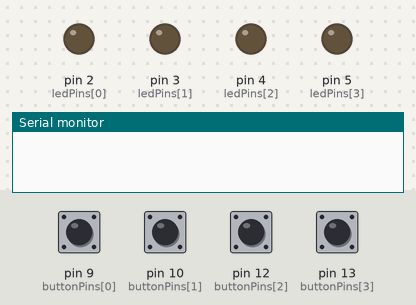
Simulated run of this sketch. Board: Arduino Uno, built with avr-gcc and run on an emulated ATmega328P. On the bench: output pins drawn as LEDs (lit = HIGH), the last lines printed to the serial monitor. Dashed ring = blinking. The inputs (shaded band) are chosen by the test bench; at power-on: pin 9 (buttonPins[0]), pin 10 (buttonPins[1]), pin 12 (buttonPins[2]), pin 13 (buttonPins[3]) LOW. Random numbers use the default seed unless the sketch sets one.

Above: at 1.6 s.
1.7 s: pin 9 (buttonPins[0]) pulled HIGH for 0.15 s
At 1.85 s:
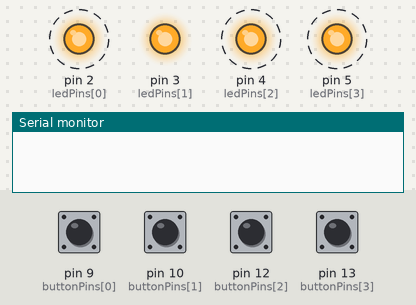
4.7 s: pin 10 (buttonPins[1]) pulled HIGH for 0.15 s
At 5.3 s:
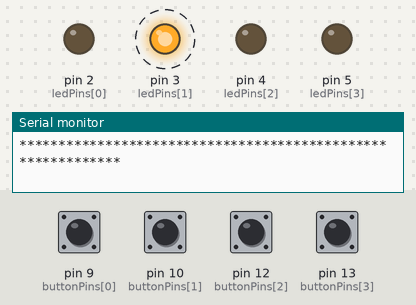
7.3 s: pin 12 (buttonPins[2]) pulled HIGH for 0.15 s
At 7.45 s:
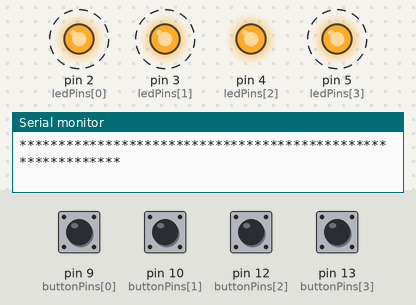
Timing chart, 0 to 10.3 s (numbered marks = the images above; inputs shaded):
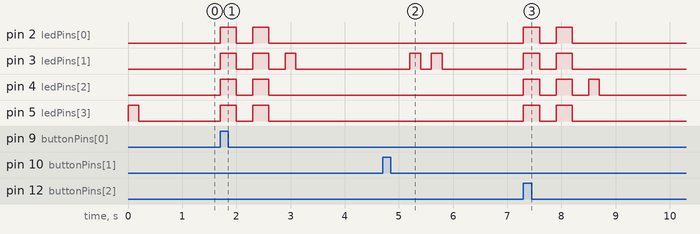

Measured:
- after the input at 1.7 s, pin 2 (ledPins[0]), pin 4 (ledPins[2]), pin 5 (ledPins[3]): alternates HIGH for 0.30 s and LOW for 0.30 s, 4 changes in all, then stays LOW, starting at once; pin 3 (ledPins[1]): goes HIGH 0.30 s, LOW 0.30 s, HIGH 0.30 s, LOW 0.30 s, HIGH 0.20 s, then LOW, starting at once
- after the input at 4.7 s, pin 3 (ledPins[1]): alternates HIGH for 0.20 s and LOW for 0.20 s, 4 changes in all, then stays LOW, starting after 0.50 s
- after the input at 7.3 s, pin 2 (ledPins[0]), pin 3 (ledPins[1]), pin 5 (ledPins[3]): alternates HIGH for 0.30 s and LOW for 0.30 s, 4 changes in all, then stays LOW, starting at once; pin 4 (ledPins[2]): goes HIGH 0.30 s, LOW 0.30 s, HIGH 0.30 s, LOW 0.30 s, HIGH 0.20 s, then LOW, starting at once

The sketch:

arduino_memory_game.ino
```cpp
// My memory game
// Lets see how it goes... ;)

class Node {
public:
  int val;
  Node* next;
};

class Led {
  int _pin;

public:
  Led(int pin){
    _pin = pin;
  }

  void on(){
    digitalWrite(_pin, HIGH);
  }

  void off(){
    digitalWrite(_pin, LOW);
  }
};

class Game {
  int _patternLength = 0;
  Node* _patternStart = nullptr;
  Node* _patternEnd = nullptr;
  int _numOfLeds;
  Led** _leds;

  Node* getNewNode() {
      Node* node = new Node();
      node->val = rand() % _numOfLeds;
      node->next = nullptr;
      return node;
  }

  void increaseGameLength(){
    _patternLength++;
    if (_patternStart == nullptr) {
      _patternStart = getNewNode();
      _patternEnd = _patternStart;
    }
    else {
      _patternEnd->next = getNewNode();
      _patternEnd = _patternEnd->next;
    }
  }

  void showPattern(){
    Node* node = _patternStart;
    for(int i = 0; i < _patternLength; i++)
    {
      _leds[node->val]->on();
      delay(200);
      _leds[node->val]->off();
      delay(200);
      node = node->next;
    }
  }

  void resetBlink(){
    for(int j = 0; j < 2; j++)
    {
      for(int i = 0; i < _numOfLeds; i++)
      {
        _leds[i]->on();
      }
      delay(300);
      for(int i = 0; i < _numOfLeds; i++)
      {
        _leds[i]->off();
      }
      delay(300);
    }
  }

public:
  Game(int numOfLeds, Led** leds){
    _patternLength = 0;
    _numOfLeds = numOfLeds;
    _leds = leds;

    _patternStart = nullptr;
    _patternEnd = nullptr;
  }

  void start(){
    increaseGameLength();
    showPattern();
  }

  void reset(){
    _patternLength = 0;

    Node* temp;
    while (_patternStart != nullptr) {
      temp = _patternStart->next;
      free(_patternStart);
      _patternStart = temp;
    }
    _patternEnd = nullptr;

    resetBlink();
  }

  void restart(){
    reset();
    start();
  }

  Node* getPattern(){
    return _patternStart;
  }

  int getPatternLength(){
    return _patternLength;
  }

  void nextLevel(){
    increaseGameLength();
    showPattern();
  }
};

class Player{
  Game* _myGame;
  Node* _firstLed;
  Node* _currLed;

  void restartGame(){
    _myGame->restart();
    _firstLed = _myGame->getPattern();
    _currLed = _firstLed;
  }

public:
  Player(Game* game){
    _myGame = game;
  }

  void startGame(){
      _myGame->start();
      _firstLed = _myGame->getPattern();
      _currLed = _firstLed;
  }

  void pressedButton(int buttonLedNum){
    if(buttonLedNum == _currLed->val) {
      _currLed = _currLed->next;
      if(_currLed == nullptr)
      {
        _currLed = _firstLed;
        delay(500);
        _myGame->nextLevel();
      }
    }
    else {
      String scoreMsg = "********************  Your score is: " + String(_myGame->getPatternLength()) + "  ********************";
      restartGame();
      for(int i = 0; i < 5; i++) Serial.println();
      Serial.println("************************************************************");
      Serial.println(scoreMsg);
      Serial.println("************************************************************");
    }
  }
};

int LED_COUNT = 4;
int BUTTON_COUNT = LED_COUNT;
int ledPins[] = {2, 3, 4, 5};
int buttonPins[] = {9, 10, 12, 13};

Player* thePlayer;

void setup() {
  Serial.begin(9600);

  for(int i = 0; i < LED_COUNT; i++){
    pinMode(ledPins[i], OUTPUT);
  }

  for(int i = 0; i < LED_COUNT; i++){
    pinMode(buttonPins[i], INPUT);
  }

  Led** leds = malloc(LED_COUNT * sizeof(Led*));

  for(int i = 0; i < LED_COUNT; i++){
    leds[i] = new Led(ledPins[i]);
  }

  Game* theGame = new Game(LED_COUNT, leds);
  thePlayer = new Player(theGame);
  thePlayer->startGame();
}

void loop() {
  while (true) {
    for(int i = 0; i < BUTTON_COUNT; i++)
    {
      if(digitalRead(buttonPins[i]) == HIGH)
      {
        thePlayer->pressedButton(i);
        while(digitalRead(buttonPins[i]) == HIGH);
      }
    }
  }

}
```
